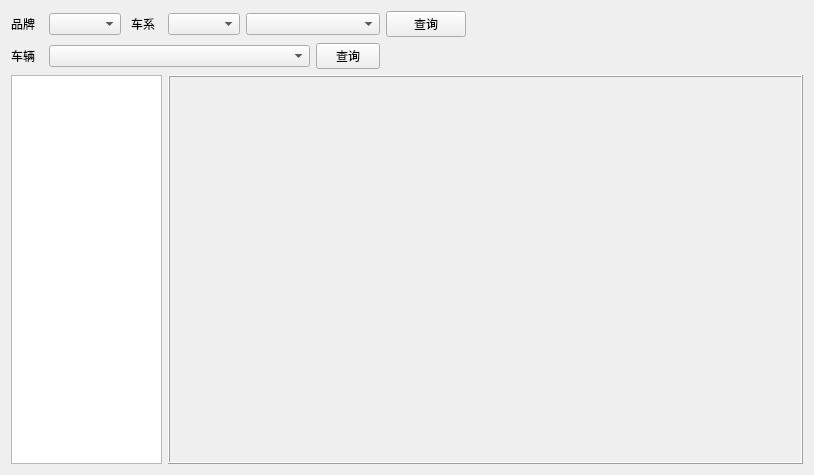
<?xml version="1.0" encoding="UTF-8"?>
<ui version="4.0">
 <class>Widget</class>
 <widget class="QWidget" name="Widget">
  <property name="geometry">
   <rect>
    <x>0</x>
    <y>0</y>
    <width>814</width>
    <height>475</height>
   </rect>
  </property>
  <property name="sizePolicy">
   <sizepolicy hsizetype="Preferred" vsizetype="Preferred">
    <horstretch>0</horstretch>
    <verstretch>0</verstretch>
   </sizepolicy>
  </property>
  <property name="windowTitle">
   <string>Widget</string>
  </property>
  <property name="layoutDirection">
   <enum>Qt::LeftToRight</enum>
  </property>
  <layout class="QGridLayout" name="gridLayout">
   <item row="0" column="1">
    <widget class="QComboBox" name="brandCombo">
     <property name="sizePolicy">
      <sizepolicy hsizetype="Fixed" vsizetype="Fixed">
       <horstretch>0</horstretch>
       <verstretch>0</verstretch>
      </sizepolicy>
     </property>
    </widget>
   </item>
   <item row="0" column="0">
    <widget class="QLabel" name="label">
     <property name="sizePolicy">
      <sizepolicy hsizetype="Fixed" vsizetype="Preferred">
       <horstretch>0</horstretch>
       <verstretch>0</verstretch>
      </sizepolicy>
     </property>
     <property name="text">
      <string>品牌</string>
     </property>
    </widget>
   </item>
   <item row="2" column="0" colspan="3">
    <widget class="QTreeView" name="treeView">
     <property name="sizePolicy">
      <sizepolicy hsizetype="Fixed" vsizetype="Expanding">
       <horstretch>0</horstretch>
       <verstretch>0</verstretch>
      </sizepolicy>
     </property>
     <property name="maximumSize">
      <size>
       <width>151</width>
       <height>881</height>
      </size>
     </property>
    </widget>
   </item>
   <item row="0" column="7">
    <spacer name="horizontalSpacer">
     <property name="orientation">
      <enum>Qt::Horizontal</enum>
     </property>
     <property name="sizeType">
      <enum>QSizePolicy::Maximum</enum>
     </property>
     <property name="sizeHint" stdset="0">
      <size>
       <width>331</width>
       <height>20</height>
      </size>
     </property>
    </spacer>
   </item>
   <item row="0" column="6">
    <widget class="QPushButton" name="btnQuery">
     <property name="sizePolicy">
      <sizepolicy hsizetype="Fixed" vsizetype="Fixed">
       <horstretch>0</horstretch>
       <verstretch>0</verstretch>
      </sizepolicy>
     </property>
     <property name="text">
      <string>查询</string>
     </property>
    </widget>
   </item>
   <item row="0" column="2">
    <widget class="QLabel" name="label_2">
     <property name="sizePolicy">
      <sizepolicy hsizetype="Fixed" vsizetype="Preferred">
       <horstretch>0</horstretch>
       <verstretch>0</verstretch>
      </sizepolicy>
     </property>
     <property name="text">
      <string>车系</string>
     </property>
    </widget>
   </item>
   <item row="0" column="4" colspan="2">
    <widget class="QComboBox" name="carName">
     <property name="sizePolicy">
      <sizepolicy hsizetype="Preferred" vsizetype="Fixed">
       <horstretch>0</horstretch>
       <verstretch>0</verstretch>
      </sizepolicy>
     </property>
    </widget>
   </item>
   <item row="0" column="3">
    <widget class="QComboBox" name="carBrand">
     <property name="sizePolicy">
      <sizepolicy hsizetype="Fixed" vsizetype="Fixed">
       <horstretch>0</horstretch>
       <verstretch>0</verstretch>
      </sizepolicy>
     </property>
    </widget>
   </item>
   <item row="1" column="0">
    <widget class="QLabel" name="label_3">
     <property name="sizePolicy">
      <sizepolicy hsizetype="Fixed" vsizetype="Preferred">
       <horstretch>0</horstretch>
       <verstretch>0</verstretch>
      </sizepolicy>
     </property>
     <property name="text">
      <string>车辆</string>
     </property>
    </widget>
   </item>
   <item row="1" column="5">
    <widget class="QPushButton" name="pushButton">
     <property name="sizePolicy">
      <sizepolicy hsizetype="Ignored" vsizetype="Fixed">
       <horstretch>0</horstretch>
       <verstretch>0</verstretch>
      </sizepolicy>
     </property>
     <property name="text">
      <string>查询</string>
     </property>
    </widget>
   </item>
   <item row="1" column="1" colspan="4">
    <widget class="QComboBox" name="cbxSale">
     <property name="sizePolicy">
      <sizepolicy hsizetype="Expanding" vsizetype="Fixed">
       <horstretch>0</horstretch>
       <verstretch>0</verstretch>
      </sizepolicy>
     </property>
    </widget>
   </item>
   <item row="2" column="3" colspan="5">
    <widget class="QFrame" name="frame">
     <property name="sizePolicy">
      <sizepolicy hsizetype="Expanding" vsizetype="Preferred">
       <horstretch>0</horstretch>
       <verstretch>0</verstretch>
      </sizepolicy>
     </property>
     <property name="frameShape">
      <enum>QFrame::Box</enum>
     </property>
     <property name="frameShadow">
      <enum>QFrame::Raised</enum>
     </property>
     <layout class="QGridLayout" name="gridLayout_2">
      <item row="0" column="0">
       <widget class="QLabel" name="label_4">
        <property name="sizePolicy">
         <sizepolicy hsizetype="Expanding" vsizetype="Expanding">
          <horstretch>0</horstretch>
          <verstretch>0</verstretch>
         </sizepolicy>
        </property>
        <property name="text">
         <string/>
        </property>
       </widget>
      </item>
     </layout>
    </widget>
   </item>
  </layout>
 </widget>
 <layoutdefault spacing="6" margin="11"/>
 <resources/>
 <connections/>
</ui>
